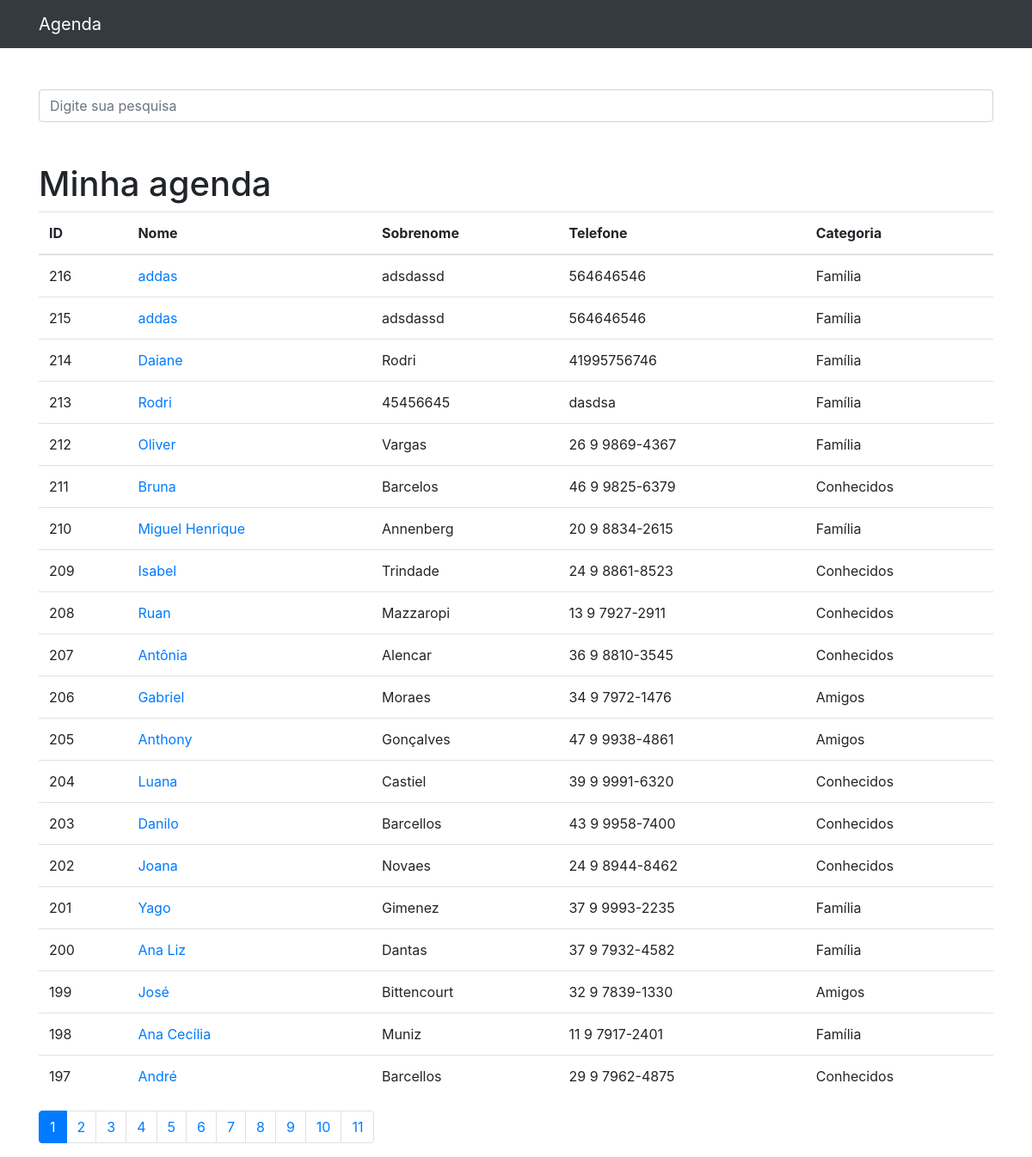
The page / on the database its author committed.
### contatos/models.py (models this page shows, shortened)
class Contato(models.Model):
    nome = models.CharField(max_length=150)
    sobrenome = models.CharField(max_length=255, blank=True)
    telefone = models.CharField(max_length=255)
    email = models.CharField(max_length=255, blank=True)
    data_criacao = models.DateTimeField(default=timezone.now)
    descricao = models.TextField(blank=True)
    categoria = models.ForeignKey(Categoria, on_delete=models.DO_NOTHING)
    mostrar = models.BooleanField(default=True)
    foto = models.ImageField(blank=True, upload_to='fotos/%Y/%m/')

class Categoria(models.Model):
    nome = models.CharField(max_length=255)
    def __str__(self):
        return self.nome

### contatos/views.py (the view)
# urls.py: path('', views.index, name='index'),
def index(request):
    contatos = Contato.objects.order_by('-id').filter(
        mostrar=True
    )
    paginator = Paginator(contatos, 20)
    page = request.GET.get('p')
    contatos = paginator.get_page(page)
    return render(request, 'contatos/index.html', {
        'contatos': contatos
    })

### contatos/templates/contatos/index.html
{% extends 'base.html' %}
{%block conteudo%}
    <h1 class="mt-5">Minha agenda</h1>
    <table class="table">
      <thead>
        <tr>
          <th>ID</th>
          <th>Nome</th>
          <th>Sobrenome</th>
          <th>Telefone</th>
          <th>Categoria</th>
        </tr>
      </thead>
      <tbody>
        {% for contato in contatos %}
          <tr>
            <td>{{ contato.id }}</td>
            <td>
              <a href="{% url 'ver_contato' contato.id %}">{{ contato.nome }}</a>
            </td>
            <td>{{ contato.sobrenome }}</td>
            <td>{{ contato.telefone }}</td>
            <td>{{ contato.categoria }}</td>
          </tr>
        {% endfor %}
      </tbody>
    </table>
<nav aria-label="Page navigation example">
  <ul class="pagination">
    {% for pagina in contatos.paginator.page_range %}
      {% if contatos.number == pagina %}
        <li class="page-item active">
          <a class="page-link" href="?p={{ pagina }}&termo={{ request.GET.termo }}">{{pagina}}</a>
        </li>
      {% else %}
        <li class="page-item">
          <a class="page-link" href="?p={{ pagina }}&termo={{ request.GET.termo }}">{{pagina}}</a>
        </li>
      {% endif %}
    {% endfor %}
  </ul>
</nav>
{%endblock%}

### templates/base.html (shortened to what this page needs)
{% load static %}
<!DOCTYPE html>
<html lang="pt">
<head>
  {% include 'parciais/_head.html' %}
</head>
<body>
  {% include 'parciais/_nav.html' %}
  <div class="container">
    <div class="row">
      <div class="col-lg-12">
        {% if 'accounts' not in request.path %}
        <br><br>
        <form method="get" action="{% url 'busca' %}">
          <div class="form-group row">
            <div class="col-12">
              <input class="form-control"
                     type="search" value="{{ request.GET.termo }}"
                     id="search-input"
                     placeholder="Digite sua pesquisa"
                     name="termo">
            </div>
          </div>
        </form>
        {% endif %}
        {%block conteudo%} {%endblock%}
      </div>
    </div>
  </div>
</body>
</html>

### templates/parciais/_head.html (shortened to what this page needs)
{% load static %}
<link href="{% static 'vendor/bootstrap/css/bootstrap.min.css'%}" rel="stylesheet">

### templates/parciais/_nav.html (shortened to what this page needs)
  <nav class="navbar navbar-expand-lg navbar-dark bg-dark static-top">
    <div class="container">
      <a class="navbar-brand" href="{% url 'index' %}">Agenda</a>
    </div>
  </nav>

### rows shown on the page
Contato: id "216", nome "addas", sobrenome "adsdassd", telefone "564646546", categoria "Família"
Contato: id "215", nome "addas", sobrenome "adsdassd", telefone "564646546", categoria "Família"
Contato: id "214", nome "Daiane", sobrenome "Rodri", telefone "41995756746", categoria "Família"
Contato: id "213", nome "Rodri", sobrenome "45456645", telefone "dasdsa", categoria "Família"
Contato: id "212", nome "Oliver", sobrenome "Vargas", telefone "26 9 9869-4367", categoria "Família"
Contato: id "211", nome "Bruna", sobrenome "Barcelos", telefone "46 9 9825-6379", categoria "Conhecidos"
Contato: id "210", nome "Miguel Henrique", sobrenome "Annenberg", telefone "20 9 8834-2615", categoria "Família"
Contato: id "209", nome "Isabel", sobrenome "Trindade", telefone "24 9 8861-8523", categoria "Conhecidos"
Contato: id "208", nome "Ruan", sobrenome "Mazzaropi", telefone "13 9 7927-2911", categoria "Conhecidos"
Contato: id "207", nome "Antônia", sobrenome "Alencar", telefone "36 9 8810-3545", categoria "Conhecidos"
Contato: id "206", nome "Gabriel", sobrenome "Moraes", telefone "34 9 7972-1476", categoria "Amigos"
Contato: id "205", nome "Anthony", sobrenome "Gonçalves", telefone "47 9 9938-4861", categoria "Amigos"
Contato: id "204", nome "Luana", sobrenome "Castiel", telefone "39 9 9991-6320", categoria "Conhecidos"
Contato: id "203", nome "Danilo", sobrenome "Barcellos", telefone "43 9 9958-7400", categoria "Conhecidos"
Contato: id "202", nome "Joana", sobrenome "Novaes", telefone "24 9 8944-8462", categoria "Conhecidos"
Contato: id "201", nome "Yago", sobrenome "Gimenez", telefone "37 9 9993-2235", categoria "Família"
Contato: id "200", nome "Ana Liz", sobrenome "Dantas", telefone "37 9 7932-4582", categoria "Família"
Contato: id "199", nome "José", sobrenome "Bittencourt", telefone "32 9 7839-1330", categoria "Amigos"
Contato: id "198", nome "Ana Cecília", sobrenome "Muniz", telefone "11 9 7917-2401", categoria "Família"
Contato: id "197", nome "André", sobrenome "Barcellos", telefone "29 9 7962-4875", categoria "Conhecidos"

### other values the page prints
{{ pagina }} "1"
{{ pagina }} "2" "3" "4" "5" "6" "7" "8" "9" "10" "11"
